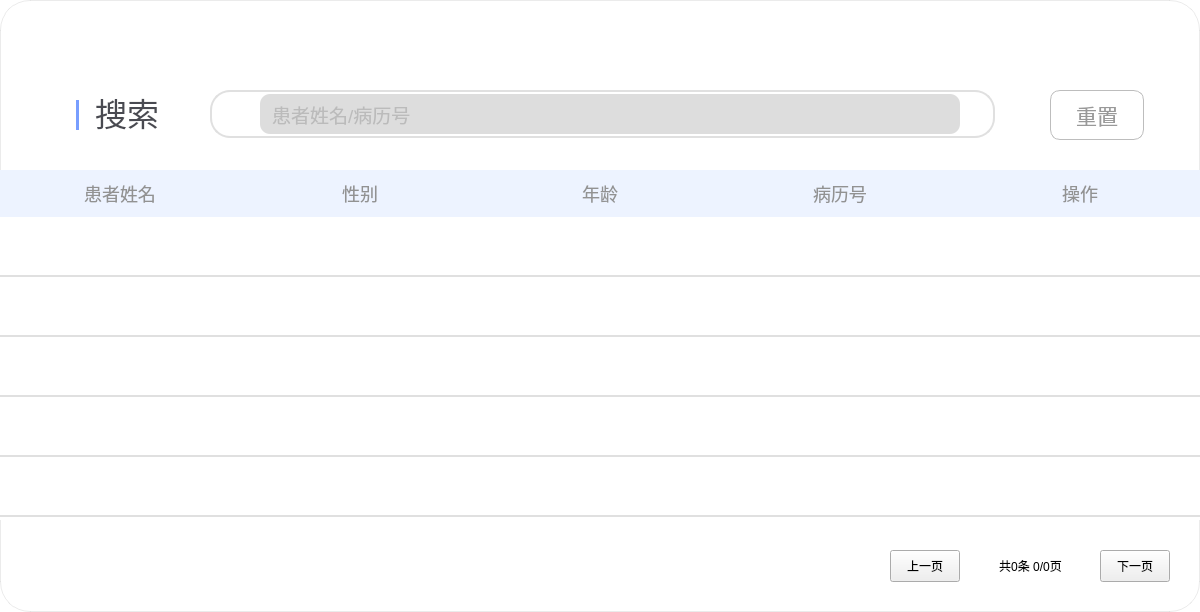
<?xml version="1.0" encoding="UTF-8"?>
<ui version="4.0">
 <class>Form</class>
 <widget class="QWidget" name="Form">
  <property name="geometry">
   <rect>
    <x>0</x>
    <y>0</y>
    <width>1200</width>
    <height>612</height>
   </rect>
  </property>
  <property name="sizePolicy">
   <sizepolicy hsizetype="Fixed" vsizetype="Fixed">
    <horstretch>0</horstretch>
    <verstretch>0</verstretch>
   </sizepolicy>
  </property>
  <property name="minimumSize">
   <size>
    <width>1200</width>
    <height>612</height>
   </size>
  </property>
  <property name="maximumSize">
   <size>
    <width>1200</width>
    <height>612</height>
   </size>
  </property>
  <property name="windowTitle">
   <string>Form</string>
  </property>
  <property name="styleSheet">
   <string notr="true">QWidget#Form {
	background-color: #ffffff;
	border-radius: 30px;
	border: 1px solid rgba(0, 0, 0, 0.08);
}</string>
  </property>
  <widget class="QTableWidget" name="tableWidget">
   <property name="geometry">
    <rect>
     <x>0</x>
     <y>170</y>
     <width>1200</width>
     <height>350</height>
    </rect>
   </property>
   <property name="minimumSize">
    <size>
     <width>1200</width>
     <height>350</height>
    </size>
   </property>
   <property name="maximumSize">
    <size>
     <width>1200</width>
     <height>350</height>
    </size>
   </property>
   <property name="font">
    <font>
     <pointsize>11</pointsize>
    </font>
   </property>
   <property name="focusPolicy">
    <enum>Qt::NoFocus</enum>
   </property>
   <property name="styleSheet">
    <string notr="true">QTableWidget#tableWidget QHeaderView::section {
	background-color: #EDF3FF;
	color: #929292;
	border: none;
	padding: 8px;
	font-size: 18px;
}
QTableWidget#tableWidget {
    outline: none;
    border: none;
}
QTableWidget#tableWidget::item {
    outline: none;
    border: none;
    border-bottom: 2px solid #e0e0e0;
}
QTableWidget#tableWidget::item:focus {
    outline: none;
    border: none;
    border-bottom: 2px solid #e0e0e0;
    background: transparent;
}
QTableWidget#tableWidget::item:selected {
    outline: none;
    border: none;
    border-bottom: 2px solid #e0e0e0;
    background: transparent;
}</string>
   </property>
   <property name="verticalScrollBarPolicy">
    <enum>Qt::ScrollBarAlwaysOff</enum>
   </property>
   <property name="horizontalScrollBarPolicy">
    <enum>Qt::ScrollBarAlwaysOff</enum>
   </property>
   <property name="editTriggers">
    <set>QAbstractItemView::NoEditTriggers</set>
   </property>
   <property name="selectionMode">
    <enum>QAbstractItemView::NoSelection</enum>
   </property>
   <property name="showGrid">
    <bool>false</bool>
   </property>
   <attribute name="horizontalHeaderDefaultSectionSize">
    <number>240</number>
   </attribute>
   <attribute name="verticalHeaderVisible">
    <bool>false</bool>
   </attribute>
   <attribute name="verticalHeaderDefaultSectionSize">
    <number>60</number>
   </attribute>
   <row>
    <property name="text">
     <string>新建行</string>
    </property>
   </row>
   <row>
    <property name="text">
     <string>新建行</string>
    </property>
   </row>
   <row>
    <property name="text">
     <string>新建行</string>
    </property>
   </row>
   <row>
    <property name="text">
     <string>新建行</string>
    </property>
   </row>
   <row>
    <property name="text">
     <string>新建行</string>
    </property>
   </row>
   <row>
    <property name="text">
     <string>新建行</string>
    </property>
   </row>
   <row>
    <property name="text">
     <string>新建行</string>
    </property>
   </row>
   <row>
    <property name="text">
     <string>新建行</string>
    </property>
   </row>
   <row>
    <property name="text">
     <string>新建行</string>
    </property>
   </row>
   <row>
    <property name="text">
     <string>新建行</string>
    </property>
   </row>
   <row>
    <property name="text">
     <string>新建行</string>
    </property>
   </row>
   <row>
    <property name="text">
     <string>新建行</string>
    </property>
   </row>
   <row>
    <property name="text">
     <string>新建行</string>
    </property>
   </row>
   <row>
    <property name="text">
     <string>新建行</string>
    </property>
   </row>
   <row>
    <property name="text">
     <string>新建行</string>
    </property>
   </row>
   <row>
    <property name="text">
     <string>新建行</string>
    </property>
   </row>
   <column>
    <property name="text">
     <string>患者姓名</string>
    </property>
   </column>
   <column>
    <property name="text">
     <string>性别</string>
    </property>
   </column>
   <column>
    <property name="text">
     <string>年龄</string>
    </property>
   </column>
   <column>
    <property name="text">
     <string>病历号</string>
    </property>
   </column>
   <column>
    <property name="text">
     <string>操作</string>
    </property>
   </column>
  </widget>
  <widget class="QLineEdit" name="lineEdit_search">
   <property name="geometry">
    <rect>
     <x>260</x>
     <y>94</y>
     <width>700</width>
     <height>40</height>
    </rect>
   </property>
   <property name="minimumSize">
    <size>
     <width>700</width>
     <height>40</height>
    </size>
   </property>
   <property name="maximumSize">
    <size>
     <width>700</width>
     <height>40</height>
    </size>
   </property>
   <property name="font">
    <font>
     <pointsize>14</pointsize>
    </font>
   </property>
   <property name="styleSheet">
    <string notr="true">QLineEdit#lineEdit_search {
	background-color: #DDDDDD;
	border: none;
	border-radius: 10px;
	color: #999999;
	padding: 4px 10px;
}</string>
   </property>
   <property name="text">
    <string/>
   </property>
   <property name="placeholderText">
    <string>患者姓名/病历号</string>
   </property>
  </widget>
  <widget class="QPushButton" name="pushButton_reset">
   <property name="geometry">
    <rect>
     <x>1050</x>
     <y>90</y>
     <width>94</width>
     <height>50</height>
    </rect>
   </property>
   <property name="minimumSize">
    <size>
     <width>94</width>
     <height>50</height>
    </size>
   </property>
   <property name="maximumSize">
    <size>
     <width>94</width>
     <height>50</height>
    </size>
   </property>
   <property name="font">
    <font>
     <pointsize>16</pointsize>
    </font>
   </property>
   <property name="styleSheet">
    <string notr="true">QPushButton {
background: transparent;
border: 1px solid #BDBDBD;
color: #999999;
border-radius: 10px;
padding: 6px 12px;
}</string>
   </property>
   <property name="text">
    <string>重置</string>
   </property>
  </widget>
  <widget class="QLabel" name="label_search">
   <property name="geometry">
    <rect>
     <x>210</x>
     <y>90</y>
     <width>785</width>
     <height>48</height>
    </rect>
   </property>
   <property name="minimumSize">
    <size>
     <width>785</width>
     <height>48</height>
    </size>
   </property>
   <property name="maximumSize">
    <size>
     <width>785</width>
     <height>48</height>
    </size>
   </property>
   <property name="styleSheet">
    <string notr="true">
QLabel#label_search {
	background-color: rgb(255, 255, 255);
	border-radius: 20px;
	border: 2px solid #e0e0e0;
}</string>
   </property>
   <property name="text">
    <string/>
   </property>
  </widget>
  <widget class="QLabel" name="label_13">
   <property name="geometry">
    <rect>
     <x>230</x>
     <y>104</y>
     <width>24</width>
     <height>24</height>
    </rect>
   </property>
   <property name="minimumSize">
    <size>
     <width>24</width>
     <height>24</height>
    </size>
   </property>
   <property name="maximumSize">
    <size>
     <width>24</width>
     <height>24</height>
    </size>
   </property>
   <property name="styleSheet">
    <string notr="true">border-image: url(:/treat/pic/treat_search.png);</string>
   </property>
   <property name="text">
    <string/>
   </property>
  </widget>
  <widget class="QLabel" name="label_page_info">
   <property name="geometry">
    <rect>
     <x>970</x>
     <y>554</y>
     <width>121</width>
     <height>24</height>
    </rect>
   </property>
   <property name="text">
    <string>共0条 0/0页</string>
   </property>
   <property name="alignment">
    <set>Qt::AlignCenter</set>
   </property>
  </widget>
  <widget class="QPushButton" name="pushButton_prev_page">
   <property name="geometry">
    <rect>
     <x>890</x>
     <y>550</y>
     <width>70</width>
     <height>32</height>
    </rect>
   </property>
   <property name="text">
    <string>上一页</string>
   </property>
  </widget>
  <widget class="QPushButton" name="pushButton_next_page">
   <property name="geometry">
    <rect>
     <x>1100</x>
     <y>550</y>
     <width>70</width>
     <height>32</height>
    </rect>
   </property>
   <property name="text">
    <string>下一页</string>
   </property>
  </widget>
  <widget class="QLabel" name="label">
   <property name="geometry">
    <rect>
     <x>95</x>
     <y>88</y>
     <width>70</width>
     <height>48</height>
    </rect>
   </property>
   <property name="minimumSize">
    <size>
     <width>70</width>
     <height>48</height>
    </size>
   </property>
   <property name="maximumSize">
    <size>
     <width>70</width>
     <height>48</height>
    </size>
   </property>
   <property name="font">
    <font>
     <pointsize>24</pointsize>
    </font>
   </property>
   <property name="styleSheet">
    <string notr="true">color: #494A51;</string>
   </property>
   <property name="text">
    <string>搜索</string>
   </property>
  </widget>
  <widget class="QLabel" name="label_2">
   <property name="geometry">
    <rect>
     <x>76</x>
     <y>100</y>
     <width>3</width>
     <height>30</height>
    </rect>
   </property>
   <property name="minimumSize">
    <size>
     <width>3</width>
     <height>30</height>
    </size>
   </property>
   <property name="maximumSize">
    <size>
     <width>3</width>
     <height>30</height>
    </size>
   </property>
   <property name="styleSheet">
    <string notr="true">background-color: rgb(120, 158, 255);</string>
   </property>
   <property name="text">
    <string/>
   </property>
  </widget>
  <widget class="QLabel" name="label_3">
   <property name="geometry">
    <rect>
     <x>490</x>
     <y>20</y>
     <width>231</width>
     <height>51</height>
    </rect>
   </property>
   <property name="styleSheet">
    <string notr="true">border-image: url(:/patient/pic/patient_select_logo.png);</string>
   </property>
   <property name="text">
    <string/>
   </property>
  </widget>
  <widget class="QPushButton" name="label_close">
   <property name="geometry">
    <rect>
     <x>1148</x>
     <y>21</y>
     <width>30</width>
     <height>30</height>
    </rect>
   </property>
   <property name="minimumSize">
    <size>
     <width>30</width>
     <height>30</height>
    </size>
   </property>
   <property name="maximumSize">
    <size>
     <width>30</width>
     <height>30</height>
    </size>
   </property>
   <property name="cursor">
    <cursorShape>PointingHandCursor</cursorShape>
   </property>
   <property name="styleSheet">
    <string notr="true">border: none;
background: transparent;
border-image: url(:/patient/pic/patient_select_close.png);</string>
   </property>
   <property name="text">
    <string/>
   </property>
   <property name="flat">
    <bool>true</bool>
   </property>
  </widget>
  <zorder>tableWidget</zorder>
  <zorder>pushButton_reset</zorder>
  <zorder>label_search</zorder>
  <zorder>label_13</zorder>
  <zorder>lineEdit_search</zorder>
  <zorder>label_page_info</zorder>
  <zorder>pushButton_prev_page</zorder>
  <zorder>pushButton_next_page</zorder>
  <zorder>label</zorder>
  <zorder>label_2</zorder>
  <zorder>label_3</zorder>
  <zorder>label_close</zorder>
 </widget>
 <resources>
  <include location="resources.qrc"/>
 </resources>
 <connections/>
</ui>
